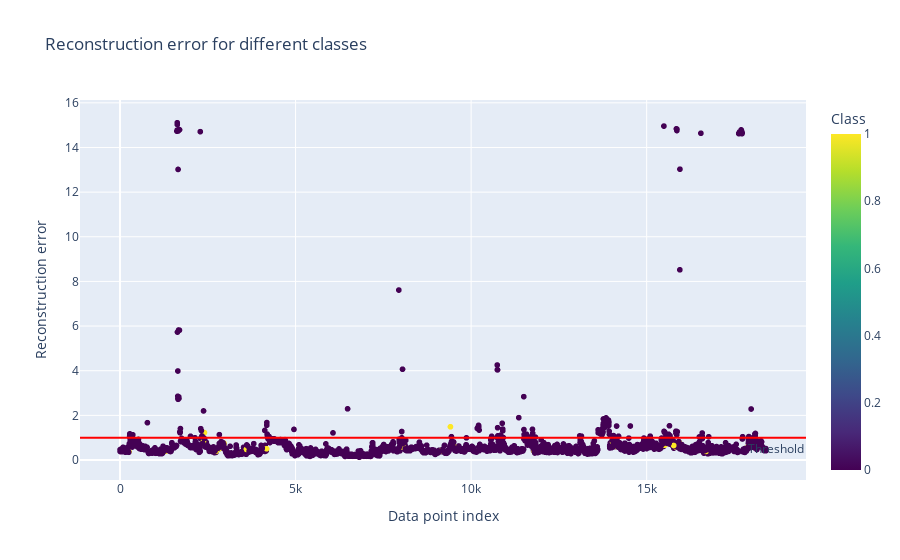
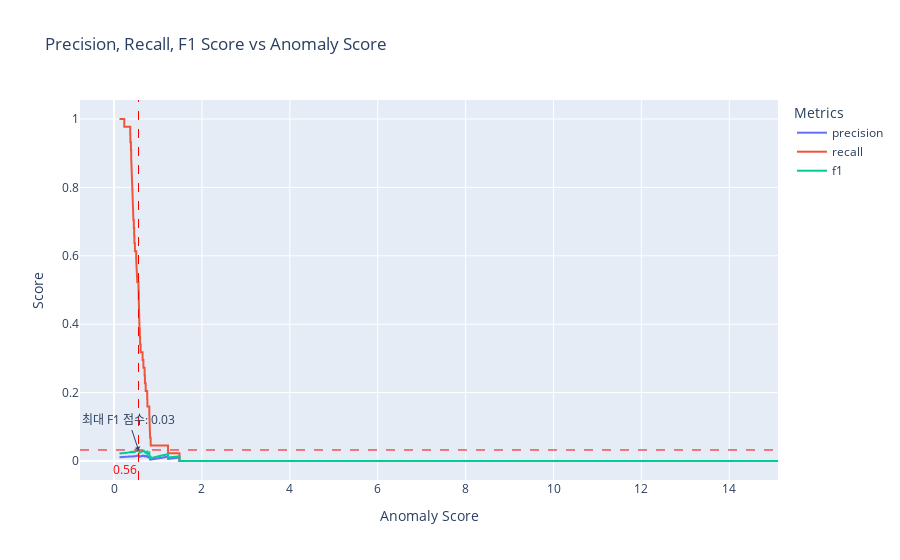

The notebook cell these images were saved under, in order:
### Markdown cell above
##### 모델평가 by 평가지표

### Code cell
autoencoder.plot(x_test_s, test['y'], 1)

### Figure 1 — Plotly figure (JSON) as saved in the notebook; plotly's stock layout.template omitted (floating-point values rounded to 4 significant figures; data arrays with more than 128 entries replaced by an {"elided": "..."} marker saying what was removed)
{"data": [{"hovertemplate": "index=%{x}<br>Reconstruction_error=%{y}<br>Class=%{marker.color}<extra></extra>", "legendgroup": "", "marker": {"color": {"elided": "4000 int values"}, "coloraxis": "coloraxis", "symbol": "circle"}, "mode": "markers", "name": "", "showlegend": false, "type": "scattergl", "x": {"elided": "4000 int values"}, "xaxis": "x", "y": {"elided": "4000 float values"}, "yaxis": "y"}], "layout": {"annotations": [{"showarrow": false, "text": "Threshold", "x": 1, "xanchor": "right", "xref": "x domain", "y": 1, "yanchor": "top", "yref": "y"}], "coloraxis": {"colorbar": {"title": {"text": "Class"}}, "colorscale": [[0, "#440154"], [0.1111, "#482878"], [0.2222, "#3e4989"], [0.3333, "#31688e"], [0.4444, "#26828e"], [0.5556, "#1f9e89"], [0.6667, "#35b779"], [0.7778, "#6ece58"], [0.8889, "#b5de2b"], [1, "#fde725"]]}, "legend": {"tracegroupgap": 0}, "shapes": [{"line": {"color": "red"}, "type": "line", "x0": 0, "x1": 1, "xref": "x domain", "y0": 1, "y1": 1, "yref": "y"}], "title": {"text": "Reconstruction error for different classes"}, "xaxis": {"anchor": "y", "domain": [0, 1], "title": {"text": "Data point index"}}, "yaxis": {"anchor": "x", "domain": [0, 1], "title": {"text": "Reconstruction error"}}}}

### Figure 2 — Plotly figure (JSON) as saved in the notebook; plotly's stock layout.template omitted (floating-point values rounded to 4 significant figures; data arrays with more than 128 entries replaced by an {"elided": "..."} marker saying what was removed)
{"data": [{"mode": "lines", "name": "precision", "type": "scatter", "x": {"elided": "4000 float values"}, "y": {"elided": "4000 float values"}}, {"mode": "lines", "name": "recall", "type": "scatter", "x": {"elided": "4000 float values"}, "y": {"elided": "4000 float values"}}, {"mode": "lines", "name": "f1", "type": "scatter", "x": {"elided": "4000 float values"}, "y": {"elided": "4000 float values"}}], "layout": {"annotations": [{"font": {"color": "red"}, "showarrow": false, "text": "0.56", "x": 0.5568, "xanchor": "right", "xref": "x", "y": 0, "yanchor": "bottom", "yref": "y domain"}, {"arrowhead": 1, "showarrow": true, "text": "최대 F1 점수: 0.03", "x": 0.5568, "y": 0.03221}], "legend": {"title": {"text": "Metrics"}}, "shapes": [{"line": {"color": "red", "dash": "dash", "width": 1}, "type": "line", "x0": 0.5568, "x1": 0.5568, "xref": "x", "y0": 0, "y1": 1, "yref": "y domain"}, {"line": {"color": "red", "dash": "dash", "width": 1}, "type": "line", "x0": 0, "x1": 1, "xref": "x domain", "y0": 0.03221, "y1": 0.03221, "yref": "y"}], "title": {"text": "Precision, Recall, F1 Score vs Anomaly Score"}, "xaxis": {"title": {"text": "Anomaly Score"}}, "yaxis": {"title": {"text": "Score"}}}}
